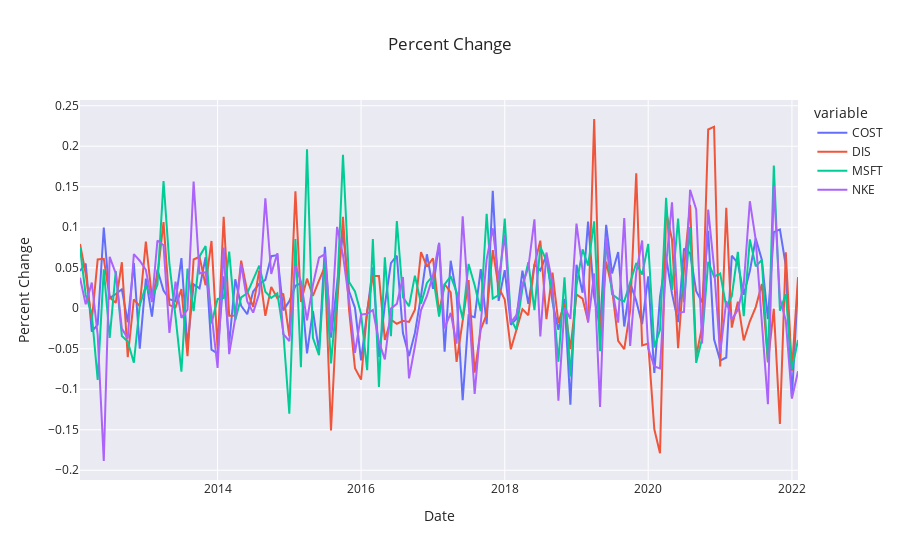

Notebook code for this chart:
### Code cell
#matplotlib
ax = df_pct_change.plot(title = 'Percent Change', figsize=(16, 8), ax = None)
ax.set_xlabel('Percent Change')
ax.set_ylabel('Date')
ax.axhline(y=0, color = 'black')
ax.legend(loc='upper left')
plt.show()

#plotly
fig = px.line(df_pct_change, title = 'Percent Change')
fig.update_layout(xaxis_title='Date', yaxis_title='Percent Change',showlegend=True, template='seaborn')
fig.show()
